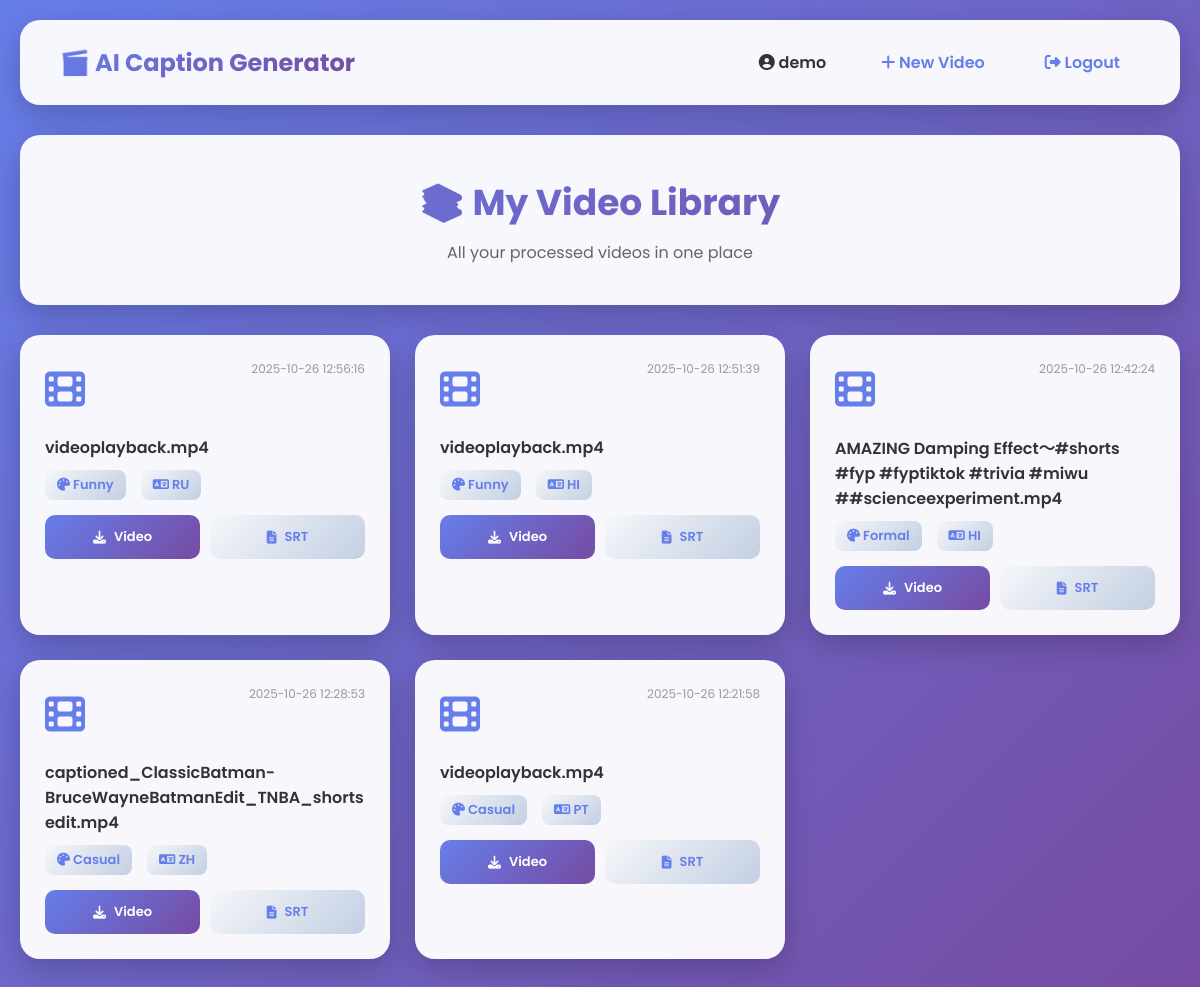
Screenshot of /history (signed in) with the database file from the repository.
### tables this page shows
CREATE TABLE videos (
            id INTEGER PRIMARY KEY AUTOINCREMENT,
            user_id INTEGER,
            original_filename TEXT NOT NULL,
            video_file TEXT NOT NULL,
            srt_file TEXT NOT NULL,
            style TEXT NOT NULL,
            language TEXT NOT NULL,
            processed_at TIMESTAMP DEFAULT CURRENT_TIMESTAMP,
            FOREIGN KEY (user_id) REFERENCES users (id) ON DELETE CASCADE
        );

### app.py (the view)
@app.route("/history")
@login_required
def history():
    user_id = session.get('user_id')
    username = session.get('username')
    videos = get_all_user_videos(user_id)
    return render_template("history.html", videos=videos, username=username)

### app.py (called while the page is built)
def login_required(f):
    @wraps(f)
    def decorated_function(*args, **kwargs):
        if 'user_id' not in session:
            flash('⚠️ Please login to access this page', 'error')
            return redirect(url_for('login'))
        return f(*args, **kwargs)
    return decorated_function

### database.py (called while the page is built)
def get_db_connection():
    conn = sqlite3.connect(DATABASE)
    conn.row_factory = sqlite3.Row
    return conn

def get_all_user_videos(user_id):
    conn = get_db_connection()
    cursor = conn.cursor()
    cursor.execute('''
        SELECT * FROM videos
        WHERE user_id = ?
        ORDER BY processed_at DESC
    ''', (user_id,))
    videos = cursor.fetchall()
    conn.close()
    return [dict(video) for video in videos]

### templates/history.html (shortened to what this page needs)
<!DOCTYPE html>
<html lang="en">
  <head>
    <link
      rel="stylesheet"
      href="https://cdnjs.cloudflare.com/ajax/libs/font-awesome/6.4.0/css/all.min.css"
    />
  </head>
  <body>
    <div class="navbar">
      <div class="nav-brand">🎬 AI Caption Generator</div>
      <div class="nav-links">
        <span class="nav-user"
          ><i class="fas fa-user-circle"></i> {{ username }}</span
        >
        <a href="{{ url_for('index') }}" class="nav-link">
          <i class="fas fa-plus"></i> New Video
        </a>
        <a href="{{ url_for('logout') }}" class="nav-link">
          <i class="fas fa-sign-out-alt"></i> Logout
        </a>
      </div>
    </div>
    <div class="container">
      <div class="header">
        <h1>📚 My Video Library</h1>
        <p class="subtitle">All your processed videos in one place</p>
      </div>
      {% if videos %}
      <div class="videos-grid">
        {% for video in videos %}
        <div class="video-card">
          <div class="video-header">
            <div class="video-icon">
              <i class="fas fa-film"></i>
            </div>
            <div class="video-date">{{ video.processed_at }}</div>
          </div>
          <div class="video-title">{{ video.original_filename }}</div>
          <div class="video-info">
            <span class="info-badge">
              <i class="fas fa-palette"></i> {{ video.style|title }}
            </span>
            <span class="info-badge">
              <i class="fas fa-language"></i> {{ video.language|upper }}
            </span>
          </div>
          <div class="video-actions">
            <a
              href="{{ url_for('download', filename=video.video_file) }}"
              class="btn-action btn-download"
            >
              <i class="fas fa-download"></i>
              Video
            </a>
            <a
              href="{{ url_for('download', filename=video.srt_file) }}"
              class="btn-action btn-srt"
            >
              <i class="fas fa-file-alt"></i>
              SRT
            </a>
          </div>
        </div>
        {% endfor %}
      </div>
      {% endif %}
    </div>
  </body>
</html>

### templates/history.html (style rules this page uses)
* { box-sizing: border-box; margin: 0; padding: 0; }
body { font-family: "Poppins", sans-serif; background: linear-gradient(135deg, #667eea 0%, #764ba2 100%); min-height: 100vh; padding: 20px; }
.navbar { background: rgba(255, 255, 255, 0.95); padding: 20px 40px; border-radius: 20px; margin-bottom: 30px; display: flex; justify-content: space-between; align-items: center; box-shadow: 0 10px 30px rgba(0, 0, 0, 0.2); }
.nav-brand { font-size: 24px; font-weight: 700; background: linear-gradient(135deg, #667eea 0%, #764ba2 100%); -webkit-background-clip: text; -webkit-text-fill-color: transparent; background-clip: text; }
.nav-links { display: flex; gap: 20px; align-items: center; }
.nav-link { color: #667eea; text-decoration: none; font-weight: 600; padding: 10px 20px; border-radius: 10px; transition: all 0.3s ease; }
.nav-user { color: #333; font-weight: 600; margin-right: 15px; }
.container { max-width: 1200px; margin: 0 auto; }
.header { background: rgba(255, 255, 255, 0.95); padding: 40px; border-radius: 20px; margin-bottom: 30px; text-align: center; box-shadow: 0 10px 30px rgba(0, 0, 0, 0.2); }
h1 { font-weight: 700; font-size: 36px; background: linear-gradient(135deg, #667eea 0%, #764ba2 100%); -webkit-background-clip: text; -webkit-text-fill-color: transparent; background-clip: text; margin-bottom: 10px; }
.subtitle { color: #666; font-size: 16px; }
.videos-grid { display: grid; grid-template-columns: repeat(auto-fill, minmax(350px, 1fr)); gap: 25px; margin-bottom: 30px; }
.video-card { background: rgba(255, 255, 255, 0.95); border-radius: 20px; padding: 25px; box-shadow: 0 10px 30px rgba(0, 0, 0, 0.2); transition: all 0.3s ease; }
.video-header { display: flex; justify-content: space-between; align-items: start; margin-bottom: 15px; }
.video-icon { font-size: 40px; color: #667eea; }
.video-date { font-size: 12px; color: #999; }
.video-title { font-size: 16px; font-weight: 600; color: #333; margin-bottom: 10px; word-break: break-word; }
.video-info { display: flex; gap: 15px; margin-bottom: 15px; font-size: 13px; }
.info-badge { background: linear-gradient(135deg, #f5f7fa 0%, #c3cfe2 100%); padding: 5px 12px; border-radius: 8px; color: #667eea; font-weight: 600; }
.video-actions { display: grid; grid-template-columns: 1fr 1fr; gap: 10px; }
.btn-action { padding: 12px; border-radius: 10px; border: none; font-weight: 600; font-size: 13px; cursor: pointer; transition: all 0.3s ease; text-decoration: none; display: flex; align-items: center; justify-content: center; gap: 8px; }
.btn-download { background: linear-gradient(135deg, #667eea 0%, #764ba2 100%); color: white; }
.btn-srt { background: linear-gradient(135deg, #f5f7fa 0%, #c3cfe2 100%); color: #667eea; }

### rows the page displays
videos: processed_at "2025-10-26 12:56:16", original_filename "videoplayback.mp4", style "Funny", language "RU"
videos: processed_at "2025-10-26 12:51:39", original_filename "videoplayback.mp4", style "Funny", language "HI"
videos: processed_at "2025-10-26 12:42:24", original_filename "AMAZING Damping Effect～#shorts #fyp #fyptiktok #trivia #miwu ##scienceexperiment.mp4", style "Formal", language "HI"
videos: processed_at "2025-10-26 12:28:53", original_filename "captioned_ClassicBatman-BruceWayneBatmanEdit_TNBA_shortsedit.mp4", style "Casual", language "ZH"
videos: processed_at "2025-10-26 12:21:58", original_filename "videoplayback.mp4", style "Casual", language "PT"

### other values shown
{{ username }} "demo"
